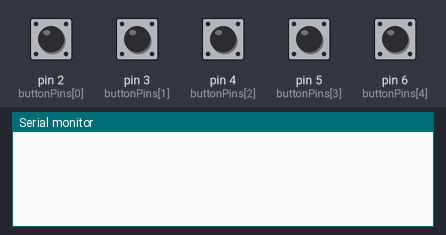
A sketch run on a simulated Arduino Uno, built with avr-gcc and run on an emulated ATmega328P. Parts: the last lines printed to the serial monitor. Inputs (shaded band) come from the test bench; at power-on: pin 2 (buttonPins[0]), pin 3 (buttonPins[1]), pin 4 (buttonPins[2]), pin 5 (buttonPins[3]), pin 6 (buttonPins[4]) HIGH.

Above: at 1.2 s.
1.3 s: pin 2 (buttonPins[0]) pulled LOW for 0.15 s
At 2.4 s:
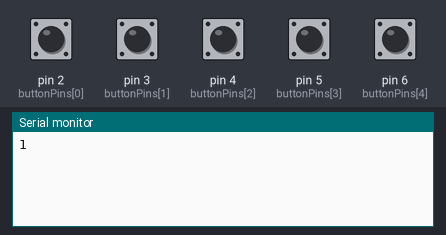
2.9 s: pin 3 (buttonPins[1]) pulled LOW for 0.15 s
At 3.6 s:
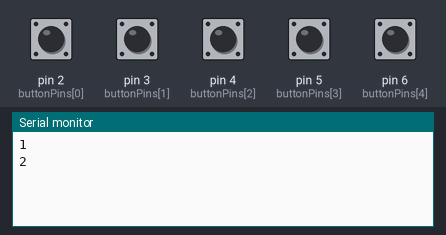
4.5 s: pin 4 (buttonPins[2]) pulled LOW for 0.15 s
At 5.7 s:
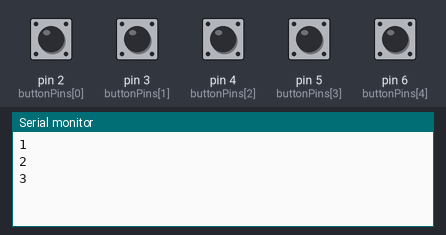
6.1 s: pin 5 (buttonPins[3]) pulled LOW for 0.15 s
At 7.2 s:
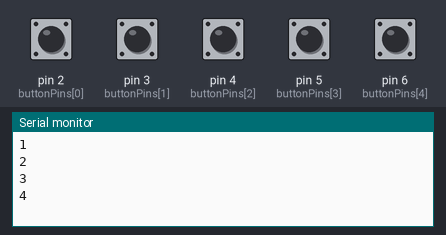
7.7 s: pin 6 (buttonPins[4]) pulled LOW for 0.15 s
At 8.4 s:
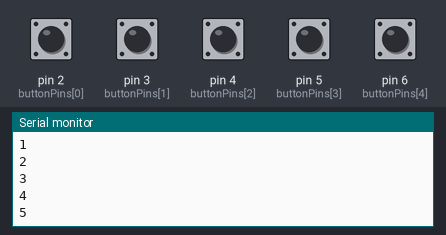
Timing chart, 0 to 10.3 s (numbered marks = the images above; inputs shaded):
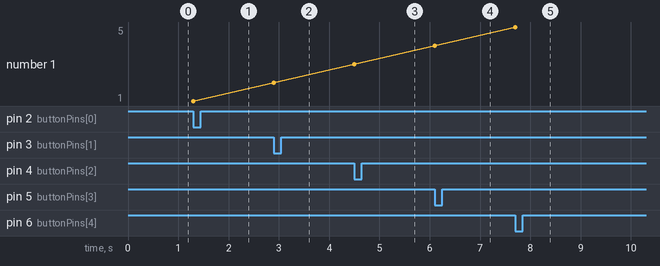

The sketch:

NanoCode_pde.ino
```cpp
/**
  Code to make the keyswitch tester come alive
*/


const int buttons = 5;
const int buttonPins[] = {2,3,4,5,6};


// Each index represents a corresponding pin, e.g buttonPressed[1] is the state of buttonPins[1]
boolean buttonPressed[] = {false,false,false,false,false};

// Output, this also corersponds to the pin in the buttonPins[] like buttonPressed[]
char charOut[] = {'1','2','3','4','5'};

void setup(){

  Serial.begin(9600);
  for(int i = 0; i < buttons; i++){
   pinMode(buttonPins[i],INPUT_PULLUP);
  }

}

void loop(){
  for(int i = 0; i < buttons; i++){
    int buttonState = digitalRead(buttonPins[i]);
    if(buttonState == LOW){
      if(!buttonPressed[i]){
        Serial.println(charOut[i]);
        buttonPressed[i] = true;
      }
    } else {
       buttonPressed[i] = false;
    }
  }
}
```

Measured:
- after the input at 1.3 s, the serial monitor: prints a new line at once (image 1)
- after the input at 2.9 s, the serial monitor: prints a new line at once (image 2)
- after the input at 4.5 s, the serial monitor: prints a new line at once (image 3)
- after the input at 6.1 s, the serial monitor: prints a new line at once (image 4)
- after the input at 7.7 s, the serial monitor: prints a new line at once (image 5)
- plotted number 1: 1 → 2 after the input at 2.9 s, 2 → 3 after the input at 4.5 s, 3 → 4 after the input at 6.1 s, 4 → 5 after the input at 7.7 s
